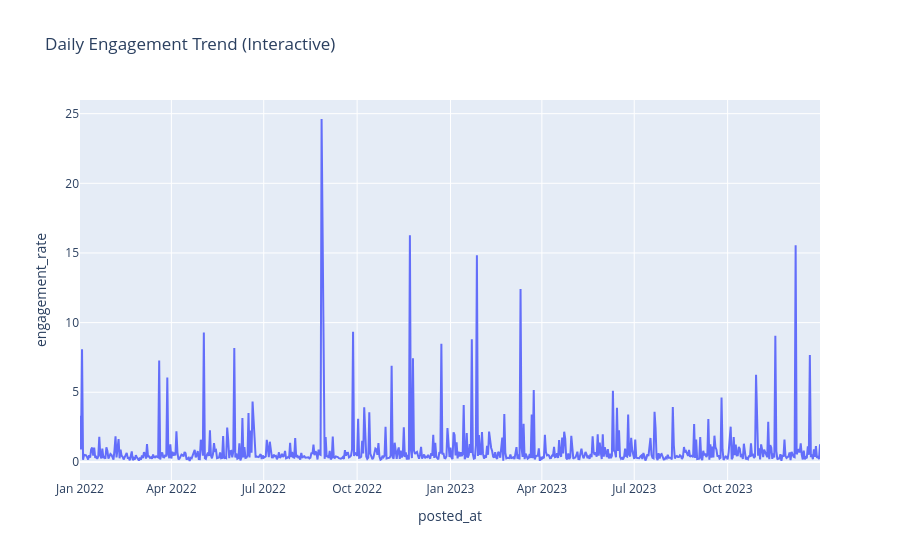

This figure's notebook cell:
### Code cell
daily_df = daily_engagement.reset_index()
daily_df.columns = ['posted_at', 'engagement_rate']
fig = px.line(daily_df, x='posted_at', y='engagement_rate', title='Daily Engagement Trend (Interactive)')
fig.show()

### Figure 1 — Plotly figure (JSON) as saved in the notebook; plotly's stock layout.template omitted (floating-point values rounded to 4 significant figures; data arrays with more than 128 entries replaced by an {"elided": "..."} marker saying what was removed)
{"data": [{"hovertemplate": "posted_at=%{x}<br>engagement_rate=%{y}<extra></extra>", "legendgroup": "", "line": {"color": "#636efa", "dash": "solid"}, "marker": {"symbol": "circle"}, "mode": "lines", "name": "", "orientation": "v", "showlegend": false, "type": "scatter", "x": {"elided": "729 str values"}, "xaxis": "x", "y": {"elided": "729 float values"}, "yaxis": "y"}], "layout": {"legend": {"tracegroupgap": 0}, "title": {"text": "Daily Engagement Trend (Interactive)"}, "xaxis": {"anchor": "y", "domain": [0, 1], "title": {"text": "posted_at"}}, "yaxis": {"anchor": "x", "domain": [0, 1], "title": {"text": "engagement_rate"}}}}
